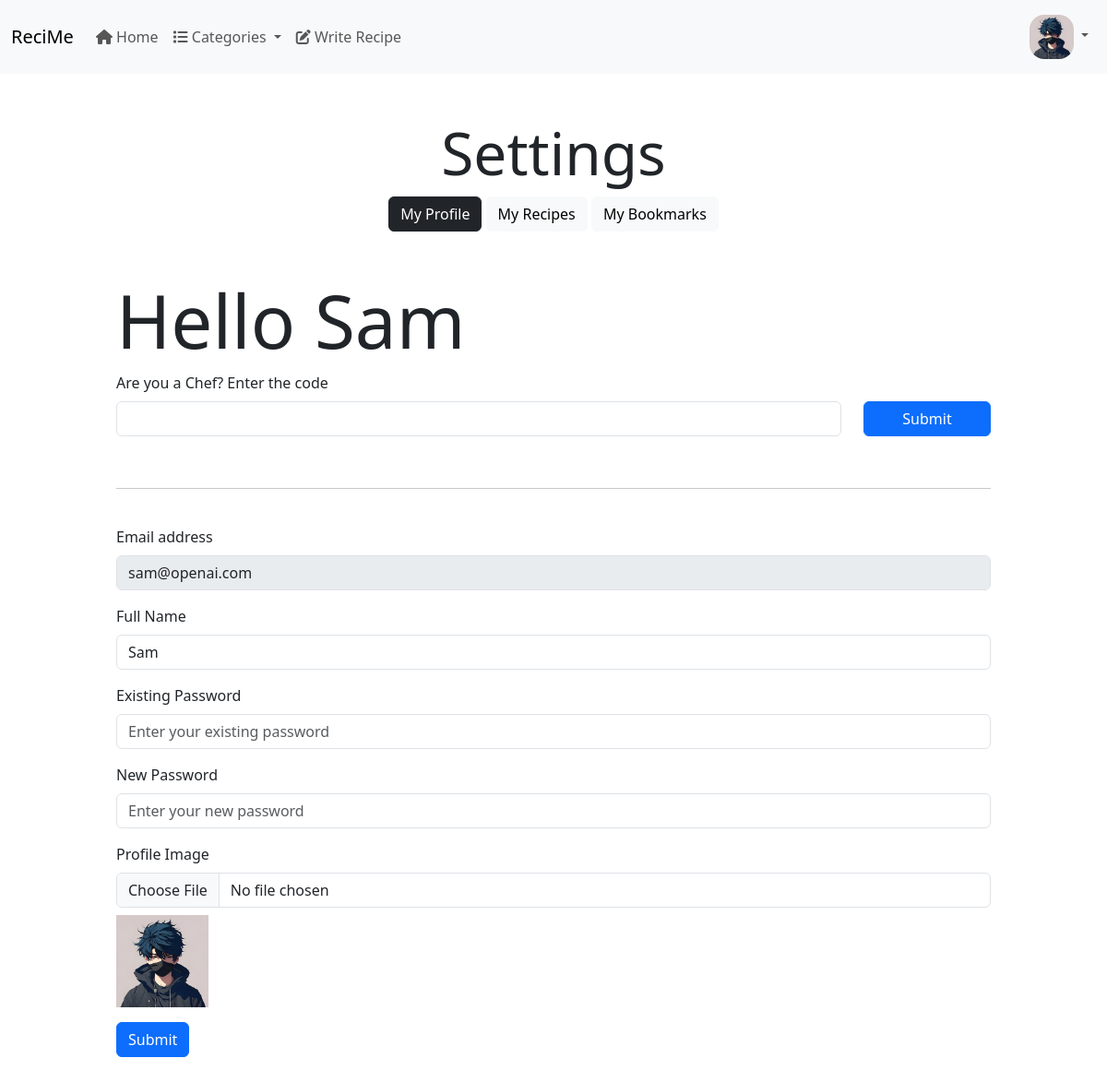
Page /user/settings/ (signed in) on the committed database.
### appAuth/models.py (models this page shows, shortened)
class CustomUser(AbstractBaseUser, PermissionsMixin):
    TYPE_CHOICES = (
        (1, "Admin"),
        (2, "User"),
        (3, "Chef"),
    )
    def get_file_path(instance, filename):
        ext = filename.split(".")[-1]
        tmp = get_random_string()
        filename = f"{tmp}.{ext}"
        return os.path.join("user", filename)
    email = models.EmailField(
        unique=True,
        max_length=255,
        error_messages={
            "unique": _("A user with this email already exists."),
        },
    )
    name = models.CharField(max_length=100, null=True, blank=True)
    user_type = models.IntegerField(default=2, choices=TYPE_CHOICES)
    image = models.ImageField(
        upload_to=get_file_path, null=True, blank=True, default="user/default.jpg"
    )
    designation = models.TextField(null=True, blank=True)
    created_on = models.DateTimeField(auto_now_add=True)
    updated_on = models.DateTimeField(auto_now=True)
    is_deleted = models.BooleanField(default=False)
    is_staff = models.BooleanField(
        _("staff status"),
        default=False,
        help_text=_("Designates whether the staff can log into this site."),
    )
    USERNAME_FIELD = "email"
    REQUIRED_FIELDS = []
    objects = MyUserManager()
    def __str__(self):
        return self.name

### appUser/views.py (the view)
# urls.py: path("/settings/", views.settings, name="user_settings"),
@login_required
def settings(request):
    context = get_common_context()
    user = request.user
    context.update({"user": user, "title": f"{user} | Settings"})
    return render(request, "appUser/settings.html", context=context)

### appRecipe/views.py (called while the page is built)
def get_common_context():
    categories = Category.objects.filter(is_deleted=False)
    return {"categories": categories}

### templates/appUser/settings.html (shortened to what this page needs)
{% extends "base.html" %}
{% load static %}
{% block content %}
	<div class="container p-5">
		<div class="text-center">
			<h1 class="display-3">Settings</h1>
			<a href="/user/settings/" id="my-profile-btn" class="btn btn-dark">My Profile</a>
			<a href="/user/settings/my-recipes/" id="my-recipes-btn" class="btn btn-light">My Recipes</a>
			<a href="/user/settings/my-bookmarks/" id="my-bookmarks-btn" class="btn btn-light"> My Bookmarks</a>
		</div>
		<div id="content" class="p-5">
			{% if request.user.user_type != 3 %}
				<h1 class="display-1">Hello {{ request.user }}</h1>
				<form action="/user/chef/verification/" method="post">
					<div class="mb-3">
						<label for="chefCodeInput" class="form-label">Are you a Chef? Enter the code</label>
						<div class="row">
							<div class="col col-md-10">
								<input
										type="text" class="form-control" id="chefCodeInput"
										aria-describedby="chefCodeInput" name="chefCodeInput">
							</div>
							<div class="col col-md-2">
								<button class="btn btn-primary w-100" type="submit">Submit</button>
							</div>
						</div>
					</div>
				</form>
				<br>
				<hr>
				<br>
			{% else %}
				<h1 class="display-6">Hello Chef {{ request.user }}!</h1>
			{% endif %}
			<form action="/user/update_user_details/" method="POST" enctype="multipart/form-data">
				<div class="mb-3">
					<label for="email" class="form-label">Email address</label>
					<input
							type="email" class="form-control" id="email" aria-describedby="email" name="email"
							value="{{ user.email }}" disabled>
				</div>
				<div class="mb-3">
					<label for="name" class="form-label">Full Name</label>
					<input type="text" class="form-control" id="name" name="name" value="{{ user.name }}">
				</div>
				<div class="mb-3">
					<label for="existing_password" class="form-label">Existing Password</label>
					<input
							type="password" class="form-control" id="existing_password" name="existing_password"
							placeholder="Enter your existing password">
				</div>
				<div class="mb-3">
					<label for="new_password" class="form-label">New Password</label>
					<input
							type="password" class="form-control" id="new_password" name="new_password"
							placeholder="Enter your new password">
				</div>
				<div class="mb-3">
					<label for="image" class="form-label">Profile Image</label>
					<input type="file" class="form-control" id="image" name="image">
					{% if user.image %}
						<img src="{{ user.image.url }}" alt="Current Image" width="100" class="mt-2">
					{% endif %}
				</div>
				<button type="submit" class="btn btn-primary">Submit</button>
			</form>
		</div>
	</div>
{% endblock content %}

### templates/base.html (shortened to what this page needs)
{% load static %}
<!DOCTYPE html>
<html lang="en">
<head>
	<link rel="stylesheet" href="{% static 'bootstrap/css/bootstrap.css' %}">
	<link rel="stylesheet" href="{% static 'css/custom.css' %}">
</head>
<body>
<nav class="navbar navbar-expand-lg bg-body-tertiary">
	<div class="container-fluid">
		<a class="navbar-brand" href="/">ReciMe</a>
		<div class="collapse navbar-collapse" id="navbarSupportedContent">
			<ul class="navbar-nav me-auto mb-2 mb-lg-0">
				<li class="nav-item">
					<a class="nav-link {% if request.url == '/' %}active{% endif %}" aria-current="page" href="/"><i
							class="fa-solid fa-house"></i> Home</a>
				</li>
				<li class="nav-item dropdown">
					<a
							class="nav-link  {% if '/recipe/categories/' in request.url %}active{% endif %} dropdown-toggle"
							href="#" role="button" data-bs-toggle="dropdown"
							aria-expanded="false">
						<i class="fa-solid fa-list"></i> Categories
					</a>
				</li>
				{% if user.is_authenticated %}
					<li class="nav-item {% if request.url == '/recipe/create/' %}active{% endif %}">
						<a class="nav-link" href="/recipe/create/"><i
								class="fa-solid fa-pen-to-square"></i> Write Recipe</a>
					</li>
				{% endif %}
			</ul>
			<ul class="navbar-nav">
				<li class="nav-item dropdown">
					<a
							class="nav-link dropdown-toggle" href="#" role="button" data-bs-toggle="dropdown"
							aria-expanded="false">
						{% if user.is_authenticated and user.image %}
							<img
									src="{{ user.image.url }}" alt="user_image"
									style="width: 3rem; height: 3rem; border-radius: 1rem; object-fit: cover">
						{% else %}
							<img
									src="{% static 'user/default.jpg' %}" alt="avatar_image"
									style="width: 3rem; height: 3rem; border-radius: 1rem; object-fit: cover">
						{% endif %}
					</a>
				</li>
			</ul>
		</div>
	</div>
</nav>
{% block content %}{% endblock content %}
</body>
</html>

### rows in the picture
CustomUser: image (placeholder picture), user "Sam", email "sam@openai.com", name "Sam"
